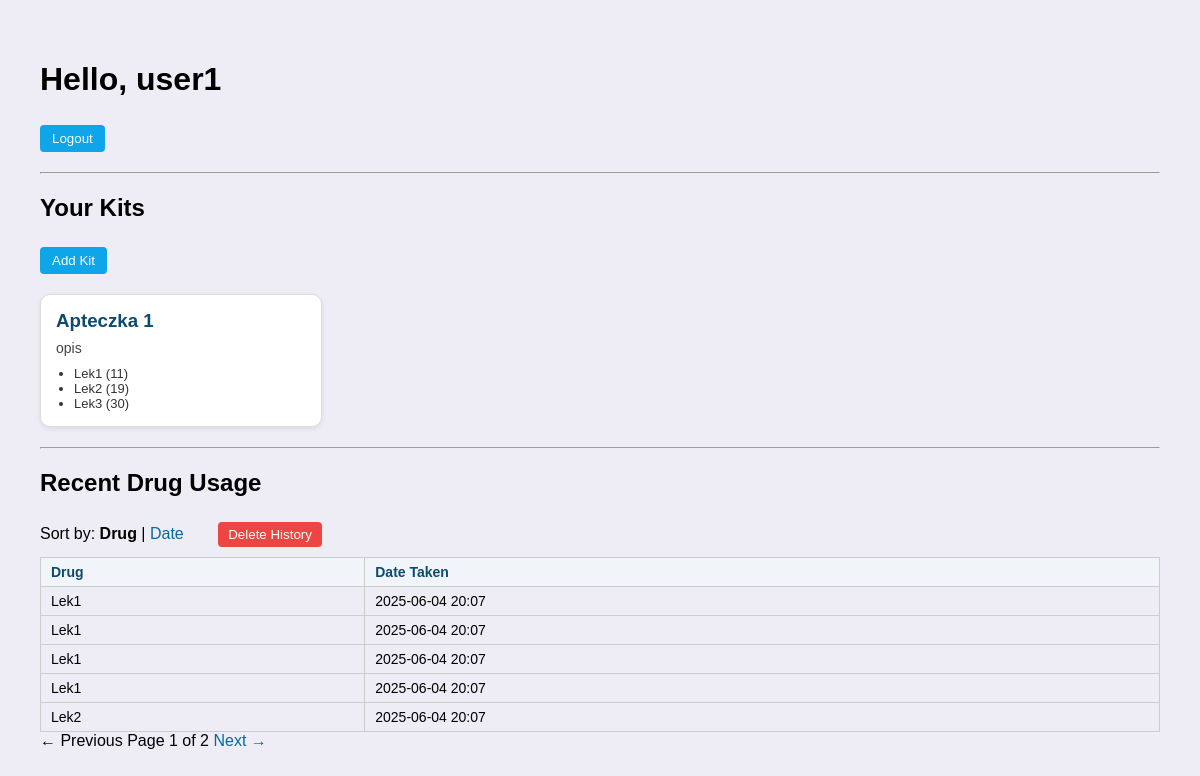
Page /dashboard/?take_sort=drug (signed in) on the earlier database version.
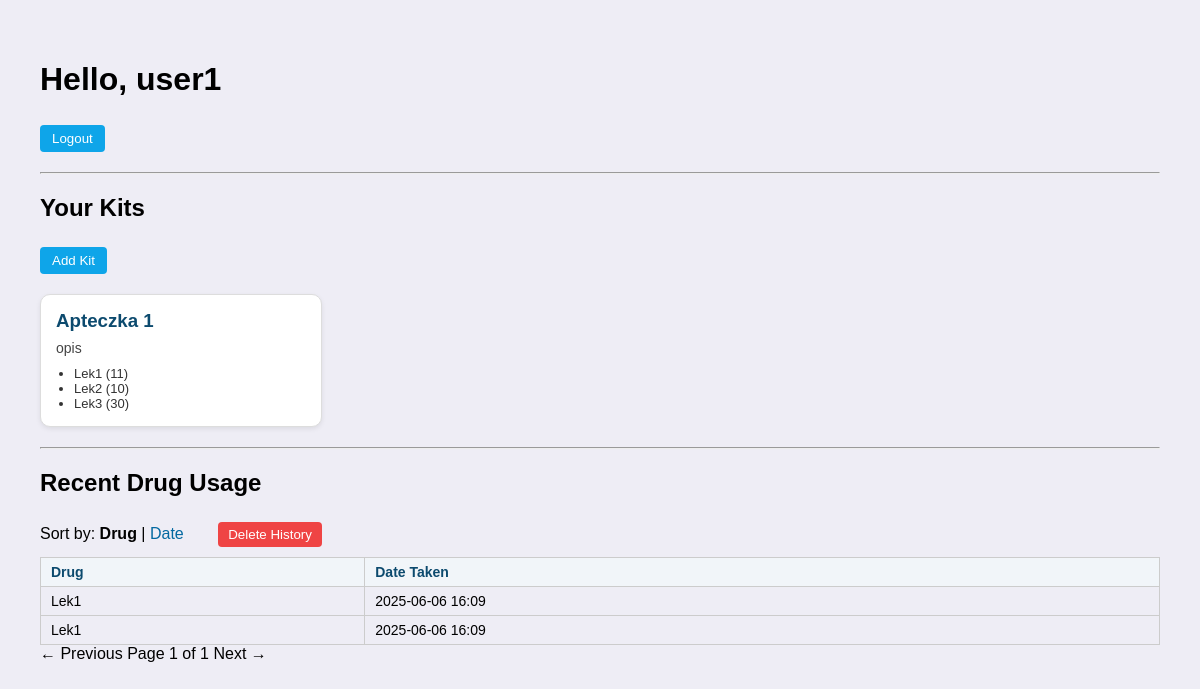
Same page on the later database version.
### app_med_kit/models.py (models this page shows, shortened)
class Kit(models.Model):
    user = models.ForeignKey(User, on_delete=models.CASCADE)
    name = models.CharField(max_length=100)
    description = models.TextField(blank=True)

class Drug(models.Model):
    kit = models.ForeignKey(Kit, on_delete=models.CASCADE, related_name='drugs')
    name = models.CharField(max_length=100)
    number = models.PositiveIntegerField()
    description = models.TextField(blank=True)
    price = models.DecimalField(max_digits=10, decimal_places=2, default=0)
    expiration_date = models.DateField(null=True, blank=True)
    created_at = models.DateTimeField(auto_now_add=True)

class DrugTake(models.Model):
    user = models.ForeignKey(User, on_delete=models.CASCADE)
    drug = models.ForeignKey('Drug', on_delete=models.CASCADE)
    taken_at = models.DateTimeField(auto_now_add=True)

### app_med_kit/views.py (the view, shortened to what this page needs)
# urls.py: path('', views.dashboard, name='dashboard'),
@login_required
def dashboard(request):
    kits = Kit.objects.filter(user=request.user)
    show_form = request.GET.get('add_kit') == '1'
    form = KitForm() if show_form else None
    take_sort = request.GET.get('take_sort', 'taken_at')
    take_page = request.GET.get('take_page', 1)
    if take_sort == 'drug':
        takes = DrugTake.objects.filter(user=request.user).select_related('drug').order_by('drug__name')
    else:
        takes = DrugTake.objects.filter(user=request.user).select_related('drug').order_by('-taken_at')
    paginator = Paginator(takes, 5)
    take_page_obj = paginator.get_page(take_page)
    return render(request, 'app_med_kit/dashboard.html', {
        'kits': kits,
        'form': form,
        'show_form': show_form,
        'take_page_obj': take_page_obj,
        'take_sort': take_sort,
    })

### app_med_kit/templates/app_med_kit/dashboard.html (shortened to what this page needs)
{% extends 'app_med_kit/med_kit_base.html' %}
{% load static %}
{% block extra_css %}
<link rel="stylesheet" href="{% static 'css/dashboard.css' %}">
{% endblock %}
{% block content %}
<h1>Hello, {{ user.username }}</h1>
<form method="post" action="{% url 'logout' %}">
    <button type="submit">Logout</button>
</form>
<hr>
<h2>Your Kits</h2>
<a href="?add_kit=1"><button {% if show_form %}disabled{% endif %}>Add Kit</button></a>
<div class="kit-grid">
  {% for kit in kits %}
    <a href="{% url 'manage_kit' kit.id %}" class="kit-card">
      <h3>{{ kit.name }}</h3>
      {% if kit.description %}
        <p>{{ kit.description }}</p>
      {% endif %}
      <ul>
        {% for drug in kit.drugs.all|slice:":3" %}
          <li>{{ drug.name }} ({{ drug.number }})</li>
        {% endfor %}
      </ul>
    </a>
  {% empty %}
    <p>You have no kits yet.</p>
  {% endfor %}
</div>
<hr>
<h2>Recent Drug Usage</h2>
<div class="sort-navbar">
  Sort by:
  {% if take_sort == 'drug' %}
    <strong>Drug</strong> |
    <a href="?take_sort=taken_at">Date</a>
  {% else %}
    <a href="?take_sort=drug">Drug</a> |
    <strong>Date</strong>
  {% endif %}
  <form method="post" action="{% url 'delete_usage_history' %}" id="delete-history-form" style="display: inline; margin-left: 20px;">
    <button type="button" onclick="confirmDeleteHistory()">Delete History</button>
  </form>
</div>
<table class="usage-table">
  <thead>
    <tr>
      <th>Drug</th>
      <th>Date Taken</th>
    </tr>
  </thead>
  <tbody>
    {% for take in take_page_obj %}
      <tr>
        <td>{{ take.drug.name }}</td>
        <td>{{ take.taken_at|date:"Y-m-d H:i" }}</td>
      </tr>
    {% empty %}
      <tr><td colspan="2">No drug usage yet.</td></tr>
    {% endfor %}
  </tbody>
</table>
<div class="pagination">
  {% if take_page_obj.has_previous %}
    <a href="?take_sort={{ take_sort }}&take_page={{ take_page_obj.previous_page_number }}">← Previous</a>
  {% else %}
    <span class="disabled">← Previous</span>
  {% endif %}
  <span>Page {{ take_page_obj.number }} of {{ take_page_obj.paginator.num_pages }}</span>
  {% if take_page_obj.has_next %}
    <a href="?take_sort={{ take_sort }}&take_page={{ take_page_obj.next_page_number }}">Next →</a>
  {% else %}
    <span class="disabled">Next →</span>
  {% endif %}
</div>
{% endblock %}

Differences in the rows shown:
removed DrugTake: drug.name "Lek1", taken_at "2025-06-04 20:07"
removed DrugTake: drug.name "Lek1", taken_at "2025-06-04 20:07"
removed DrugTake: drug.name "Lek1", taken_at "2025-06-04 20:07"
removed DrugTake: drug.name "Lek1", taken_at "2025-06-04 20:07"
removed DrugTake: drug.name "Lek2", taken_at "2025-06-04 20:07"
changed Drug "Lek2": number "19" → "10"
added DrugTake: drug.name "Lek1", taken_at "2025-06-06 16:09"
added DrugTake: drug.name "Lek1", taken_at "2025-06-06 16:09"
Other differences:
{{ take_page_obj.paginator.num_pages }}: "2" → "1"
